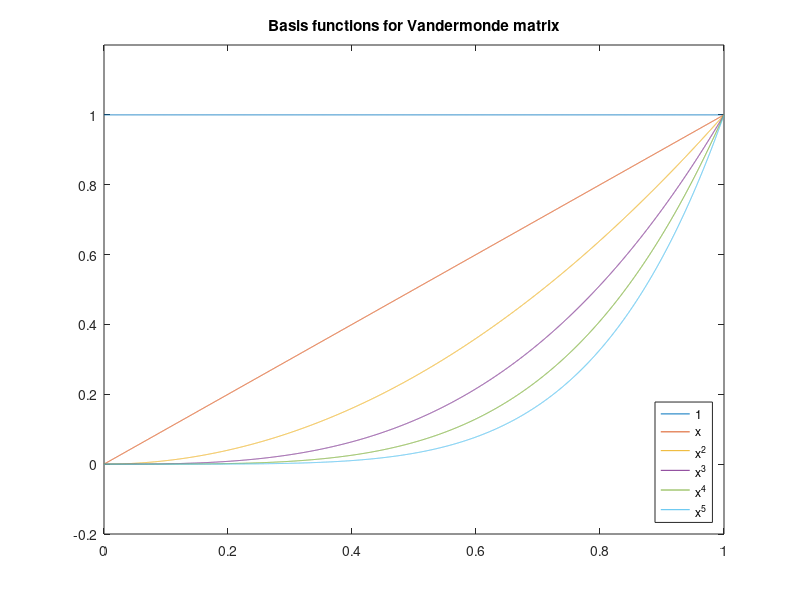
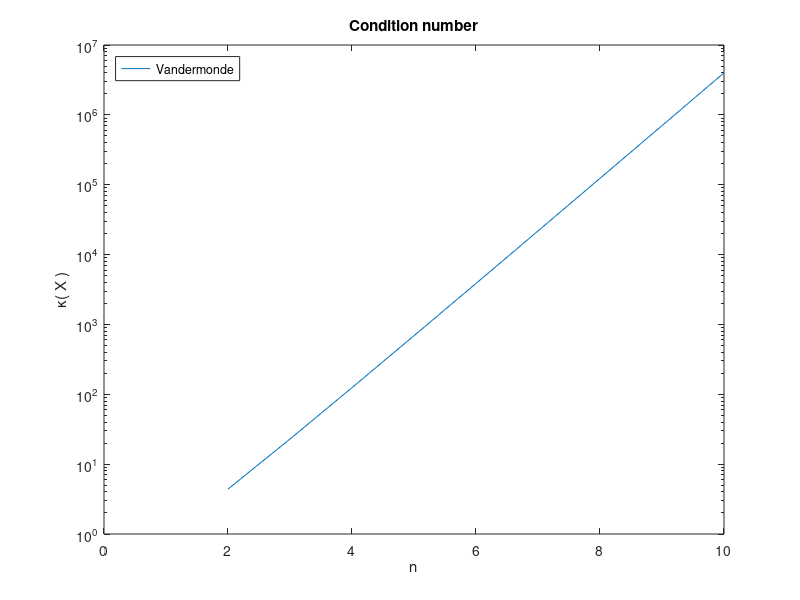

Recreate these plots in MATLAB, in order.
clear
close all

m = 5000;
    
% Generate a m x n Vandermonde matrix
for n=2:10  
	% Create a vector x with equally spaced entries in the interval [0,1]
	x = zeros( m, 1 );
h = 1/(m-1);
x( 1 ) = 0;
for i=2:m
        x( i ) = x( i-1 ) + h;
    end

    % Create the Vandermonde matrix
    X = zeros( m, n );
    
    % Set first column to ones
    X(:,1) = ones( m,1 );
    
    % Use the recurrence that column j equals column j-1 times x
    % (elementwise)
    for j=2:n
	    X(:,j) = X(:,j-1) .* x; 
    end
    
    % Compute the condition number
    kappa( n, 1 ) = cond( X );
end

% Plot the parent functions 1, x, x^2, etc

  plot( x, X(:,1) );
hold on
plot( x, X(:,2) );
plot( x, X(:,3) );
plot( x, X(:,4) );
plot( x, X(:,5) );
plot( x, X(:,6) );

title('Basis functions for Vandermonde matrix');
legend( '1', 'x', 'x^2', 'x^3', 'x^4', 'x^5', 'Location','southeast');
axis( [0,1,-0.2,1.2] );


figure

% Plot the condition numbers as a function of n
semilogy( [1:n], kappa )


title('Condition number');
xlabel( 'n' );
ylabel( '\kappa( X )' );
legend( 'Vandermonde', 'Location', 'northwest')
